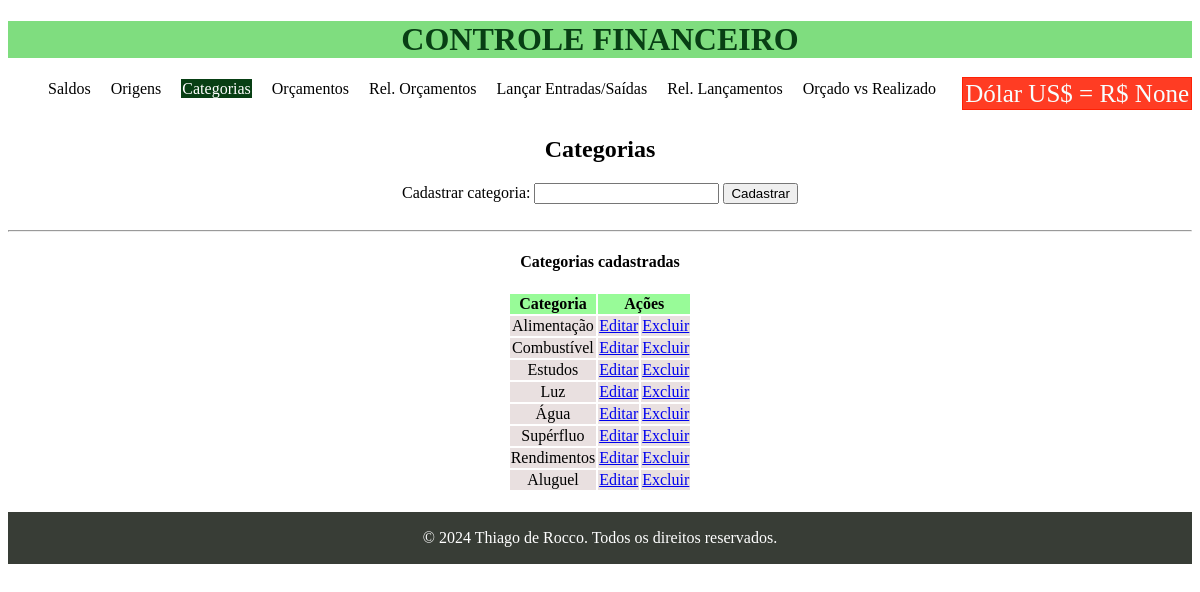
Page /categorias/ on the committed database.
### financeiro/models.py (models this page shows, shortened)
class Categoria(models.Model):
    nome = models.CharField(max_length=255, unique=True)

### financeiro/views.py (the view, shortened to what this page needs)
# urls.py: path('categorias/', rel_categorias, name='rel_categorias'),
def rel_categorias(request):
    nova_categoria = Categoria()
    categorias = Categoria.objects.all()
    return render(request, 'financeiro/categorias.html',
                  {"categorias": categorias})

### financeiro/templates/financeiro/categorias.html (shortened to what this page needs)
{% extends 'financeiro/base.html' %}
{% load static %}
{% block content %}
    <br><br>
    <h2>Categorias</h2>
    <form action="{% url 'rel_categorias' %}" method="post">
        Cadastrar categoria: <input type="text" name="nome">
        <input type="submit" value="Cadastrar">
    </form>
    <br>
    <hr>
    <h4>Categorias cadastradas</h4>
    <table>
        <thead>
            <tr>
                <th>Categoria</th>
                <th colspan="2">Ações</th>
            </tr>
        </thead>
        {% for categoria in categorias %}
        <tr>
            <td>{{ categoria.nome }}</td><td><a href="#">Editar</a></td><td><a href="/delete_categoria/{{categoria.id}}">Excluir</a></td>
        </tr>
        {% endfor %}
    </table>
{% endblock %}

### financeiro/static/css/style.css (style rules this page uses)
body { font-family: 'Trebuchet MS'; }
main table { margin: 0 auto; }
h1, h2 { text-align: center; }
thead tr { background-color:#98FB98 }
tr { background-color: rgb(233,224,224) }

### rows in the picture
Categoria: nome "Alimentação"
Categoria: nome "Combustível"
Categoria: nome "Estudos"
Categoria: nome "Luz"
Categoria: nome "Água"
Categoria: nome "Supérfluo"
Categoria: nome "Rendimentos"
Categoria: nome "Aluguel"

### other values in the picture
{{ request.cotacao_dolar }} "None"
